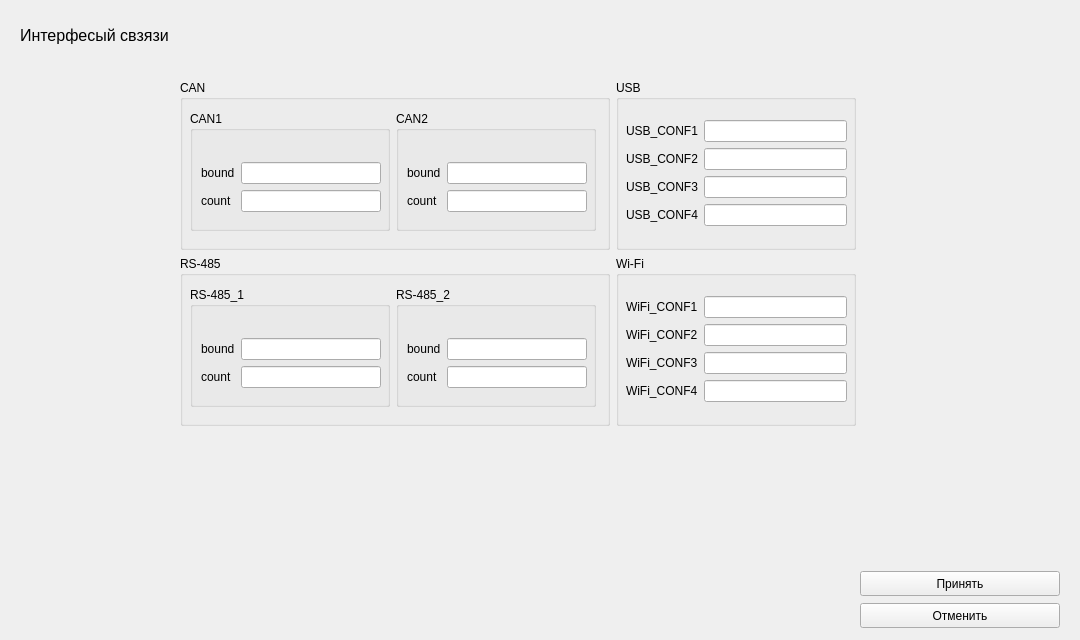
        <widget class="QWidget" name="page_3">
         <widget class="QWidget" name="verticalLayoutWidget_5">
          <property name="geometry">
           <rect>
            <x>860</x>
            <y>570</y>
            <width>211</width>
            <height>61</height>
           </rect>
          </property>
          <layout class="QVBoxLayout" name="verticalLayout_28">
           <item>
            <widget class="QPushButton" name="aceptInterfaceConnectBtn_2">
             <property name="minimumSize">
              <size>
               <width>200</width>
               <height>25</height>
              </size>
             </property>
             <property name="maximumSize">
              <size>
               <width>200</width>
               <height>25</height>
              </size>
             </property>
             <property name="text">
              <string>Принять</string>
             </property>
            </widget>
           </item>
           <item>
            <widget class="QPushButton" name="cancelInterfaceConnectBtn_2">
             <property name="minimumSize">
              <size>
               <width>200</width>
               <height>25</height>
              </size>
             </property>
             <property name="maximumSize">
              <size>
               <width>200</width>
               <height>25</height>
              </size>
             </property>
             <property name="text">
              <string>Отменить</string>
             </property>
            </widget>
           </item>
          </layout>
         </widget>
         <widget class="QLabel" name="label_131">
          <property name="geometry">
           <rect>
            <x>20</x>
            <y>20</y>
            <width>200</width>
            <height>30</height>
           </rect>
          </property>
          <property name="minimumSize">
           <size>
            <width>200</width>
            <height>30</height>
           </size>
          </property>
          <property name="maximumSize">
           <size>
            <width>200</width>
            <height>30</height>
           </size>
          </property>
          <property name="font">
           <font>
            <pointsize>12</pointsize>
           </font>
          </property>
          <property name="text">
           <string>Интерфесый свзязи</string>
          </property>
         </widget>
         <widget class="QWidget" name="layoutWidget_5">
          <property name="geometry">
           <rect>
            <x>180</x>
            <y>80</y>
            <width>678</width>
            <height>348</height>
           </rect>
          </property>
          <layout class="QFormLayout" name="formLayout_54">
           <item row="0" column="0">
            <widget class="QGroupBox" name="groupBox_68">
             <property name="minimumSize">
              <size>
               <width>430</width>
               <height>170</height>
              </size>
             </property>
             <property name="maximumSize">
              <size>
               <width>430</width>
               <height>170</height>
              </size>
             </property>
             <property name="title">
              <string>CAN</string>
             </property>
             <widget class="QWidget" name="layoutWidget_48">
              <property name="geometry">
               <rect>
                <x>10</x>
                <y>30</y>
                <width>408</width>
                <height>122</height>
               </rect>
              </property>
              <layout class="QHBoxLayout" name="horizontalLayout_2">
               <item>
                <widget class="QGroupBox" name="groupBox_69">
                 <property name="minimumSize">
                  <size>
                   <width>200</width>
                   <height>120</height>
                  </size>
                 </property>
                 <property name="maximumSize">
                  <size>
                   <width>200</width>
                   <height>120</height>
                  </size>
                 </property>
                 <property name="title">
                  <string>CAN1</string>
                 </property>
                 <widget class="QWidget" name="layoutWidget_49">
                  <property name="geometry">
                   <rect>
                    <x>11</x>
                    <y>51</y>
                    <width>193</width>
                    <height>66</height>
                   </rect>
                  </property>
                  <layout class="QFormLayout" name="formLayout_55">
                   <item row="0" column="0">
                    <widget class="QLabel" name="label_132">
                     <property name="text">
                      <string>bound</string>
                     </property>
                    </widget>
                   </item>
                   <item row="0" column="1">
                    <widget class="QLineEdit" name="can1BoundLE_2">
                     <property name="minimumSize">
                      <size>
                       <width>140</width>
                       <height>0</height>
                      </size>
                     </property>
                     <property name="maximumSize">
                      <size>
                       <width>140</width>
                       <height>16777215</height>
                      </size>
                     </property>
                    </widget>
                   </item>
                   <item row="1" column="0">
                    <widget class="QLabel" name="label_133">
                     <property name="text">
                      <string>count</string>
                     </property>
                    </widget>
                   </item>
                   <item row="1" column="1">
                    <widget class="QLineEdit" name="can1CountLE_2">
                     <property name="maximumSize">
                      <size>
                       <width>140</width>
                       <height>16777215</height>
                      </size>
                     </property>
                    </widget>
                   </item>
                  </layout>
                 </widget>
                </widget>
               </item>
               <item>
                <widget class="QGroupBox" name="groupBox_70">
                 <property name="minimumSize">
                  <size>
                   <width>200</width>
                   <height>120</height>
                  </size>
                 </property>
                 <property name="maximumSize">
                  <size>
                   <width>200</width>
                   <height>120</height>
                  </size>
                 </property>
                 <property name="title">
                  <string>CAN2</string>
                 </property>
                 <widget class="QWidget" name="layoutWidget_50">
                  <property name="geometry">
                   <rect>
                    <x>11</x>
                    <y>51</y>
                    <width>193</width>
                    <height>66</height>
                   </rect>
                  </property>
                  <layout class="QFormLayout" name="formLayout_56">
                   <item row="0" column="0">
                    <widget class="QLabel" name="label_134">
                     <property name="text">
                      <string>bound</string>
                     </property>
                    </widget>
                   </item>
                   <item row="0" column="1">
                    <widget class="QLineEdit" name="can1BoundLE_6">
                     <property name="minimumSize">
                      <size>
                       <width>140</width>
                       <height>0</height>
                      </size>
                     </property>
                     <property name="maximumSize">
                      <size>
                       <width>140</width>
                       <height>16777215</height>
                      </size>
                     </property>
                    </widget>
                   </item>
                   <item row="1" column="0">
                    <widget class="QLabel" name="label_135">
                     <property name="text">
                      <string>count</string>
                     </property>
                    </widget>
                   </item>
                   <item row="1" column="1">
                    <widget class="QLineEdit" name="can1CountLE_6">
                     <property name="maximumSize">
                      <size>
                       <width>140</width>
                       <height>16777215</height>
                      </size>
                     </property>
                    </widget>
                   </item>
                  </layout>
                 </widget>
                </widget>
               </item>
              </layout>
             </widget>
            </widget>
           </item>
           <item row="0" column="1">
            <widget class="QGroupBox" name="groupBox_71">
             <property name="minimumSize">
              <size>
               <width>240</width>
               <height>170</height>
              </size>
             </property>
             <property name="maximumSize">
              <size>
               <width>240</width>
               <height>170</height>
              </size>
             </property>
             <property name="title">
              <string>USB</string>
             </property>
             <widget class="QWidget" name="layoutWidget_51">
              <property name="geometry">
               <rect>
                <x>10</x>
                <y>40</y>
                <width>221</width>
                <height>116</height>
               </rect>
              </property>
              <layout class="QFormLayout" name="formLayout_57">
               <item row="0" column="0">
                <widget class="QLabel" name="label_136">
                 <property name="text">
                  <string>USB_CONF1</string>
                 </property>
                </widget>
               </item>
               <item row="0" column="1">
                <widget class="QLineEdit" name="usbConf1LE_2"/>
               </item>
               <item row="1" column="0">
                <widget class="QLabel" name="label_137">
                 <property name="text">
                  <string>USB_CONF2</string>
                 </property>
                </widget>
               </item>
               <item row="1" column="1">
                <widget class="QLineEdit" name="usbConf2LE_2"/>
               </item>
               <item row="2" column="0">
                <widget class="QLabel" name="label_138">
                 <property name="text">
                  <string>USB_CONF3</string>
                 </property>
                </widget>
               </item>
               <item row="2" column="1">
                <widget class="QLineEdit" name="usbConf3LE_2"/>
               </item>
               <item row="3" column="0">
                <widget class="QLabel" name="label_139">
                 <property name="text">
                  <string>USB_CONF4</string>
                 </property>
                </widget>
               </item>
               <item row="3" column="1">
                <widget class="QLineEdit" name="usbConf4LE_2"/>
               </item>
              </layout>
             </widget>
            </widget>
           </item>
           <item row="1" column="0">
            <widget class="QGroupBox" name="groupBox_72">
             <property name="minimumSize">
              <size>
               <width>430</width>
               <height>170</height>
              </size>
             </property>
             <property name="maximumSize">
              <size>
               <width>430</width>
               <height>170</height>
              </size>
             </property>
             <property name="title">
              <string>RS-485</string>
             </property>
             <widget class="QWidget" name="layoutWidget_52">
              <property name="geometry">
               <rect>
                <x>10</x>
                <y>30</y>
                <width>408</width>
                <height>122</height>
               </rect>
              </property>
              <layout class="QHBoxLayout" name="horizontalLayout_4">
               <item>
                <widget class="QGroupBox" name="groupBox_73">
                 <property name="minimumSize">
                  <size>
                   <width>200</width>
                   <height>120</height>
                  </size>
                 </property>
                 <property name="maximumSize">
                  <size>
                   <width>200</width>
                   <height>120</height>
                  </size>
                 </property>
                 <property name="title">
                  <string>RS-485_1</string>
                 </property>
                 <widget class="QWidget" name="layoutWidget_53">
                  <property name="geometry">
                   <rect>
                    <x>11</x>
                    <y>51</y>
                    <width>183</width>
                    <height>56</height>
                   </rect>
                  </property>
                  <layout class="QFormLayout" name="formLayout_58">
                   <item row="0" column="0">
                    <widget class="QLabel" name="label_140">
                     <property name="text">
                      <string>bound</string>
                     </property>
                    </widget>
                   </item>
                   <item row="0" column="1">
                    <widget class="QLineEdit" name="can1BoundLE_7">
                     <property name="minimumSize">
                      <size>
                       <width>140</width>
                       <height>0</height>
                      </size>
                     </property>
                     <property name="maximumSize">
                      <size>
                       <width>140</width>
                       <height>16777215</height>
                      </size>
                     </property>
                    </widget>
                   </item>
                   <item row="1" column="0">
                    <widget class="QLabel" name="label_141">
                     <property name="text">
                      <string>count</string>
                     </property>
                    </widget>
                   </item>
                   <item row="1" column="1">
                    <widget class="QLineEdit" name="can1CountLE_7">
                     <property name="maximumSize">
                      <size>
                       <width>140</width>
                       <height>16777215</height>
                      </size>
                     </property>
                    </widget>
                   </item>
                  </layout>
                 </widget>
                </widget>
               </item>
               <item>
                <widget class="QGroupBox" name="groupBox_74">
                 <property name="minimumSize">
                  <size>
                   <width>200</width>
                   <height>120</height>
                  </size>
                 </property>
                 <property name="maximumSize">
                  <size>
                   <width>200</width>
                   <height>120</height>
                  </size>
                 </property>
                 <property name="title">
                  <string>RS-485_2</string>
                 </property>
                 <widget class="QWidget" name="layoutWidget_54">
                  <property name="geometry">
                   <rect>
                    <x>11</x>
                    <y>51</y>
                    <width>183</width>
                    <height>56</height>
                   </rect>
                  </property>
                  <layout class="QFormLayout" name="formLayout_59">
                   <item row="0" column="0">
                    <widget class="QLabel" name="label_142">
                     <property name="text">
                      <string>bound</string>
                     </property>
                    </widget>
                   </item>
                   <item row="0" column="1">
                    <widget class="QLineEdit" name="can1BoundLE_8">
                     <property name="minimumSize">
                      <size>
                       <width>140</width>
                       <height>0</height>
                      </size>
                     </property>
                     <property name="maximumSize">
                      <size>
                       <width>140</width>
                       <height>16777215</height>
                      </size>
                     </property>
                    </widget>
                   </item>
                   <item row="1" column="0">
                    <widget class="QLabel" name="label_143">
                     <property name="text">
                      <string>count</string>
                     </property>
                    </widget>
                   </item>
                   <item row="1" column="1">
                    <widget class="QLineEdit" name="can1CountLE_8">
                     <property name="maximumSize">
                      <size>
                       <width>140</width>
                       <height>16777215</height>
                      </size>
                     </property>
                    </widget>
                   </item>
                  </layout>
                 </widget>
                </widget>
               </item>
              </layout>
             </widget>
            </widget>
           </item>
           <item row="1" column="1">
            <widget class="QGroupBox" name="groupBox_75">
             <property name="minimumSize">
              <size>
               <width>240</width>
               <height>170</height>
              </size>
             </property>
             <property name="maximumSize">
              <size>
               <width>240</width>
               <height>170</height>
              </size>
             </property>
             <property name="title">
              <string>Wi-Fi</string>
             </property>
             <widget class="QWidget" name="layoutWidget_55">
              <property name="geometry">
               <rect>
                <x>10</x>
                <y>40</y>
                <width>221</width>
                <height>116</height>
               </rect>
              </property>
              <layout class="QFormLayout" name="formLayout_60">
               <item row="0" column="0">
                <widget class="QLabel" name="label_144">
                 <property name="text">
                  <string>WiFi_CONF1</string>
                 </property>
                </widget>
               </item>
               <item row="0" column="1">
                <widget class="QLineEdit" name="wifiConf1LE_2"/>
               </item>
               <item row="1" column="0">
                <widget class="QLabel" name="label_145">
                 <property name="text">
                  <string>WiFi_CONF2</string>
                 </property>
                </widget>
               </item>
               <item row="1" column="1">
                <widget class="QLineEdit" name="wifiConf2LE_2"/>
               </item>
               <item row="2" column="0">
                <widget class="QLabel" name="label_146">
                 <property name="text">
                  <string>WiFi_CONF3</string>
                 </property>
                </widget>
               </item>
               <item row="2" column="1">
                <widget class="QLineEdit" name="wifiConf3LE_2"/>
               </item>
               <item row="3" column="0">
                <widget class="QLabel" name="label_147">
                 <property name="text">
                  <string>WiFi_CONF4</string>
                 </property>
                </widget>
               </item>
               <item row="3" column="1">
                <widget class="QLineEdit" name="wifiConf4LE_2"/>
               </item>
              </layout>
             </widget>
            </widget>
           </item>
          </layout>
         </widget>
        </widget>
